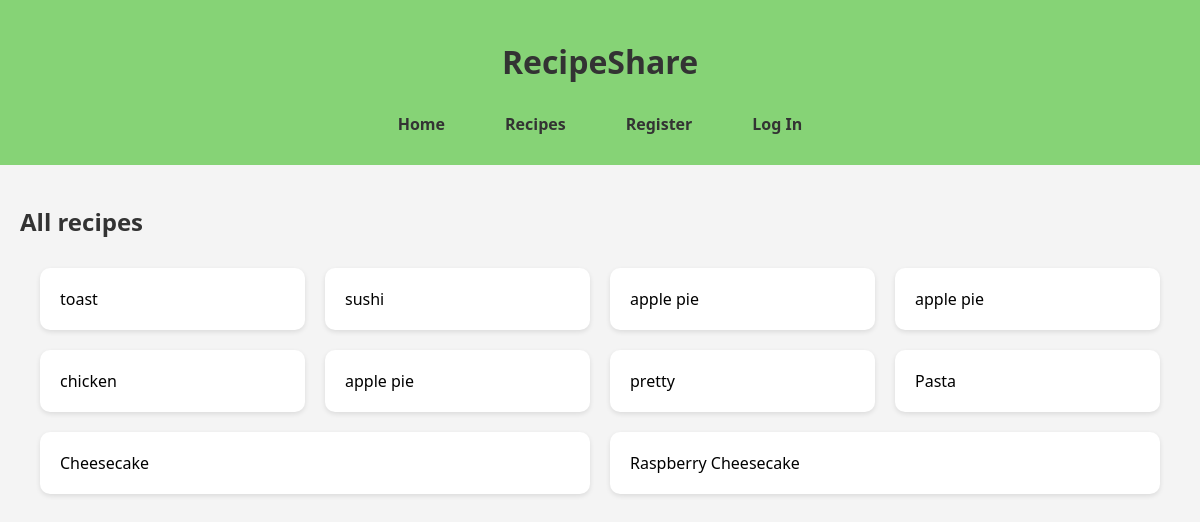
Page /recipes on the earlier database version.
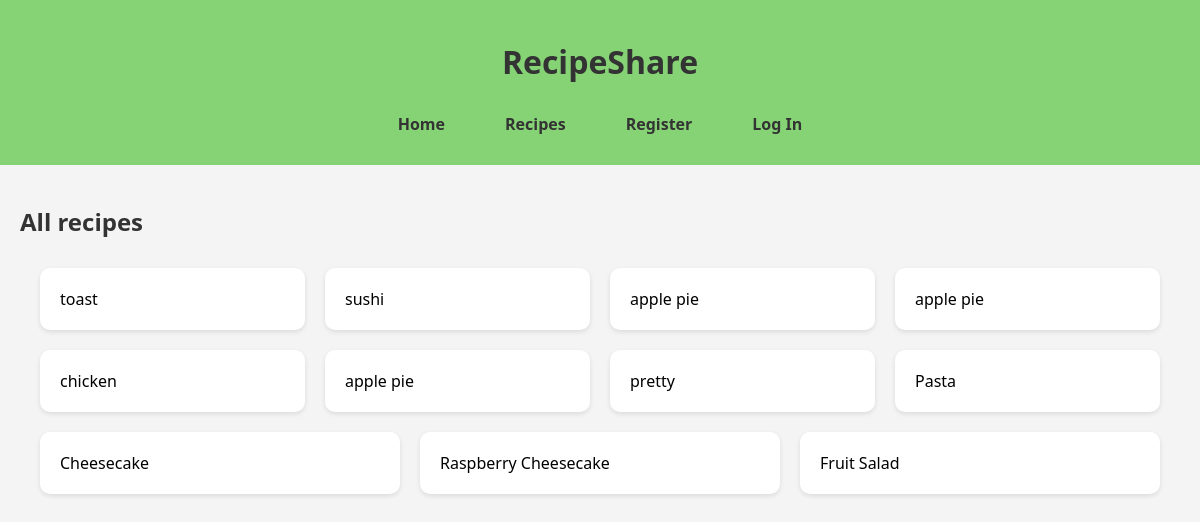
Same page on the later database version.
### models.py (models this page shows, shortened)
class Recipe(db.Model):
    __tablename__ = 'recipes'
    recipe_id = db.mapped_column(db.Integer, primary_key=True)
    recipe_name = db.mapped_column(db.String(500))
    ingredients = db.mapped_column(db.String(1000))
    method = db.mapped_column(db.String(5000))
    total_time = db.mapped_column(db.Integer)
    date_added = db.mapped_column(db.DateTime, default=datetime.now(timezone.utc))
    chef_id = db.mapped_column(db.Integer, db.ForeignKey('users.user_id'), nullable=False)
    cuisine_id = db.mapped_column(db.Integer, db.ForeignKey('cuisines.cuisine_id'), nullable=False)
    chef = db.relationship('User', back_populates='recipes')
    cuisine = db.relationship('Cuisine', back_populates='recipes')
    favorites = db.relationship('Favorite', back_populates='recipe')

### app.py (the view)
@app.route('/recipes')
def recipe_list():
    return render_template('recipe_list.html', recipes = Recipe.query.all())#

### templates/recipe_list.html
{% extends 'base.html' %}
{% block content %}
    <h2>All recipes</h2>
    <ul class="card-list">
        {% for recipe in recipes %}
        <li>
            <a href="{{ url_for('recipe', recipe_id=recipe.recipe_id) }}">{{ recipe.recipe_name }}</a>
        </li>
        {% endfor %}
    </ul>
{% endblock %}

Differences in the rows shown:
added Recipe: recipe_name "Fruit Salad"
